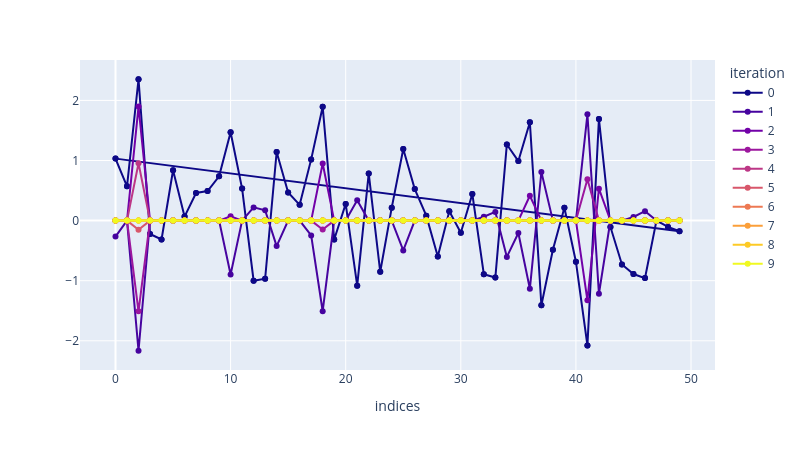

Write notebook code for a chart like this one.
### Code cell
# résultat    
if N == 1:
    xn = xn.flatten()
    data = pandas.DataFrame({'x':xn, 'y':np.abs(xn), 'iter':np.arange(Niter+1)})
    
    fig = px.scatter(data, x='x', y='y',  
                color='iter',       
                labels={'x':'xn[it]','y':'|xn[it]|'},
                # size='iter',
                )
    
    t = np.linspace(-(np.abs(xn[0])+.5),np.abs(xn[0])+.5,20)
    fig.add_traces(px.line(x=t, y=np.abs(t), color_discrete_sequence=['black'] ).data)

    fig.update_layout(coloraxis_colorbar=dict(
        title=dict(text="Numéro d'itération")))
    t = np.linspace(-4, 4, 400)
    f_t = t**2 + lam*np.abs(t)

    fig = px.line(x=t, y=f_t, labels={'x':'x','y':'f(x)'})
    fig.add_scatter(x=xn, y=xn**2 + lam*np.abs(xn),
                    mode="markers+lines",
                    name="Itérations")


else: 
    data = pandas.DataFrame({'x':np.arange(N), 'y':xn[0], 'iteration':'0'})
    for it in range(0,Niter,Niter//10):
        plt_xn = pandas.DataFrame({'x':np.arange(N), 'y':xn[it], 'iteration':str(it)})
        data   = pandas.concat([data,plt_xn]) 

    myscale = px.colors.sample_colorscale(
        colorscale=px.colors.sequential.Plasma,
        samplepoints=len(data['iteration'].unique()),
        low=0.0, high=1.0,
        colortype="rgb",
    )

    fig = px.line(data,
                x='x',
                y='y', 
                color='iteration',    #color_discrete_sequence=['black','orange', 'orangered'],
                color_discrete_sequence=myscale,           
                labels={'x':'indices','y':''},
                # title='Signaux', 
                markers=True,
                width=800, height=450)


fig.show()

### Figure 1 — Plotly figure (JSON) as saved in the notebook; plotly's stock layout.template omitted (floating-point values rounded to 4 significant figures)
{"data": [{"hovertemplate": "iteration=0<br>indices=%{x}<br>=%{y}<extra></extra>", "legendgroup": "0", "line": {"color": "rgb(13, 8, 135)", "dash": "solid"}, "marker": {"symbol": "circle"}, "mode": "lines+markers", "name": "0", "orientation": "v", "showlegend": true, "type": "scatter", "x": [0, 1, 2, 3, 4, 5, 6, 7, 8, 9, 10, 11, 12, 13, 14, 15, 16, 17, 18, 19, 20, 21, 22, 23, 24, 25, 26, 27, 28, 29, 30, 31, 32, 33, 34, 35, 36, 37, 38, 39, 40, 41, 42, 43, 44, 45, 46, 47, 48, 49, 0, 1, 2, 3, 4, 5, 6, 7, 8, 9, 10, 11, 12, 13, 14, 15, 16, 17, 18, 19, 20, 21, 22, 23, 24, 25, 26, 27, 28, 29, 30, 31, 32, 33, 34, 35, 36, 37, 38, 39, 40, 41, 42, 43, 44, 45, 46, 47, 48, 49], "xaxis": "x", "y": [1.032, 0.5707, 2.352, -0.2223, -0.3129, 0.8384, 0.06685, 0.46, 0.4909, 0.7363, 1.471, 0.533, -1.0, -0.9673, 1.142, 0.4691, 0.262, 1.019, 1.895, -0.3133, 0.2785, -1.082, 0.7843, -0.8518, 0.2154, 1.192, 0.5249, 0.08202, -0.5964, 0.1558, -0.2023, 0.4441, -0.8926, -0.9481, 1.267, 0.9904, 1.636, -1.409, -0.4855, 0.2135, -0.6834, -2.077, 1.693, -0.105, -0.7291, -0.8893, -0.9565, -0.0004175, -0.1055, -0.1781, 1.032, 0.5707, 2.352, -0.2223, -0.3129, 0.8384, 0.06685, 0.46, 0.4909, 0.7363, 1.471, 0.533, -1.0, -0.9673, 1.142, 0.4691, 0.262, 1.019, 1.895, -0.3133, 0.2785, -1.082, 0.7843, -0.8518, 0.2154, 1.192, 0.5249, 0.08202, -0.5964, 0.1558, -0.2023, 0.4441, -0.8926, -0.9481, 1.267, 0.9904, 1.636, -1.409, -0.4855, 0.2135, -0.6834, -2.077, 1.693, -0.105, -0.7291, -0.8893, -0.9565, -0.0004175, -0.1055, -0.1781], "yaxis": "y"}, {"hovertemplate": "iteration=1<br>indices=%{x}<br>=%{y}<extra></extra>", "legendgroup": "1", "line": {"color": "rgb(70, 3, 159)", "dash": "solid"}, "marker": {"symbol": "circle"}, "mode": "lines+markers", "name": "1", "orientation": "v", "showlegend": true, "type": "scatter", "x": [0, 1, 2, 3, 4, 5, 6, 7, 8, 9, 10, 11, 12, 13, 14, 15, 16, 17, 18, 19, 20, 21, 22, 23, 24, 25, 26, 27, 28, 29, 30, 31, 32, 33, 34, 35, 36, 37, 38, 39, 40, 41, 42, 43, 44, 45, 46, 47, 48, 49], "xaxis": "x", "y": [-0.2654, -0.0, -2.166, 0.0, 0.0, -0.0, -0.0, -0.0, -0.0, -0.0, -0.8968, -0.0, 0.2201, 0.1725, -0.424, -0.0, -0.0, -0.2464, -1.508, 0.0, -0.0, 0.3379, -0.0, 0.006242, -0.0, -0.4953, -0.0, -0.0, 0.0, -0.0, 0.0, -0.0, 0.06497, 0.1448, -0.6041, -0.2058, -1.135, 0.8087, 0.0, -0.0, 0.0, 1.769, -1.217, 0.0, 0.0, 0.06025, 0.157, 0.0, 0.0, 0.0], "yaxis": "y"}, {"hovertemplate": "iteration=2<br>indices=%{x}<br>=%{y}<extra></extra>", "legendgroup": "2", "line": {"color": "rgb(114, 1, 168)", "dash": "solid"}, "marker": {"symbol": "circle"}, "mode": "lines+markers", "name": "2", "orientation": "v", "showlegend": true, "type": "scatter", "x": [0, 1, 2, 3, 4, 5, 6, 7, 8, 9, 10, 11, 12, 13, 14, 15, 16, 17, 18, 19, 20, 21, 22, 23, 24, 25, 26, 27, 28, 29, 30, 31, 32, 33, 34, 35, 36, 37, 38, 39, 40, 41, 42, 43, 44, 45, 46, 47, 48, 49], "xaxis": "x", "y": [0.0, 0.0, 1.897, 0.0, 0.0, 0.0, 0.0, 0.0, 0.0, 0.0, 0.07108, 0.0, -0.0, -0.0, 0.0, 0.0, 0.0, 0.0, 0.9508, 0.0, 0.0, -0.0, 0.0, -0.0, 0.0, 0.0, 0.0, 0.0, 0.0, 0.0, 0.0, 0.0, -0.0, -0.0, 0.0, 0.0, 0.4137, -0.0, 0.0, 0.0, 0.0, -1.326, 0.5311, 0.0, 0.0, -0.0, -0.0, 0.0, 0.0, 0.0], "yaxis": "y"}, {"hovertemplate": "iteration=3<br>indices=%{x}<br>=%{y}<extra></extra>", "legendgroup": "3", "line": {"color": "rgb(156, 23, 158)", "dash": "solid"}, "marker": {"symbol": "circle"}, "mode": "lines+markers", "name": "3", "orientation": "v", "showlegend": true, "type": "scatter", "x": [0, 1, 2, 3, 4, 5, 6, 7, 8, 9, 10, 11, 12, 13, 14, 15, 16, 17, 18, 19, 20, 21, 22, 23, 24, 25, 26, 27, 28, 29, 30, 31, 32, 33, 34, 35, 36, 37, 38, 39, 40, 41, 42, 43, 44, 45, 46, 47, 48, 49], "xaxis": "x", "y": [0.0, 0.0, -1.51, 0.0, 0.0, 0.0, 0.0, 0.0, 0.0, 0.0, -0.0, 0.0, 0.0, 0.0, 0.0, 0.0, 0.0, 0.0, -0.1487, 0.0, 0.0, 0.0, 0.0, 0.0, 0.0, 0.0, 0.0, 0.0, 0.0, 0.0, 0.0, 0.0, 0.0, 0.0, 0.0, 0.0, -0.0, 0.0, 0.0, 0.0, 0.0, 0.6885, -0.0, 0.0, 0.0, 0.0, 0.0, 0.0, 0.0, 0.0], "yaxis": "y"}, {"hovertemplate": "iteration=4<br>indices=%{x}<br>=%{y}<extra></extra>", "legendgroup": "4", "line": {"color": "rgb(189, 55, 134)", "dash": "solid"}, "marker": {"symbol": "circle"}, "mode": "lines+markers", "name": "4", "orientation": "v", "showlegend": true, "type": "scatter", "x": [0, 1, 2, 3, 4, 5, 6, 7, 8, 9, 10, 11, 12, 13, 14, 15, 16, 17, 18, 19, 20, 21, 22, 23, 24, 25, 26, 27, 28, 29, 30, 31, 32, 33, 34, 35, 36, 37, 38, 39, 40, 41, 42, 43, 44, 45, 46, 47, 48, 49], "xaxis": "x", "y": [0.0, 0.0, 0.9539, 0.0, 0.0, 0.0, 0.0, 0.0, 0.0, 0.0, 0.0, 0.0, 0.0, 0.0, 0.0, 0.0, 0.0, 0.0, 0.0, 0.0, 0.0, 0.0, 0.0, 0.0, 0.0, 0.0, 0.0, 0.0, 0.0, 0.0, 0.0, 0.0, 0.0, 0.0, 0.0, 0.0, 0.0, 0.0, 0.0, 0.0, 0.0, -0.0, 0.0, 0.0, 0.0, 0.0, 0.0, 0.0, 0.0, 0.0], "yaxis": "y"}, {"hovertemplate": "iteration=5<br>indices=%{x}<br>=%{y}<extra></extra>", "legendgroup": "5", "line": {"color": "rgb(216, 87, 107)", "dash": "solid"}, "marker": {"symbol": "circle"}, "mode": "lines+markers", "name": "5", "orientation": "v", "showlegend": true, "type": "scatter", "x": [0, 1, 2, 3, 4, 5, 6, 7, 8, 9, 10, 11, 12, 13, 14, 15, 16, 17, 18, 19, 20, 21, 22, 23, 24, 25, 26, 27, 28, 29, 30, 31, 32, 33, 34, 35, 36, 37, 38, 39, 40, 41, 42, 43, 44, 45, 46, 47, 48, 49], "xaxis": "x", "y": [0.0, 0.0, -0.1531, 0.0, 0.0, 0.0, 0.0, 0.0, 0.0, 0.0, 0.0, 0.0, 0.0, 0.0, 0.0, 0.0, 0.0, 0.0, 0.0, 0.0, 0.0, 0.0, 0.0, 0.0, 0.0, 0.0, 0.0, 0.0, 0.0, 0.0, 0.0, 0.0, 0.0, 0.0, 0.0, 0.0, 0.0, 0.0, 0.0, 0.0, 0.0, 0.0, 0.0, 0.0, 0.0, 0.0, 0.0, 0.0, 0.0, 0.0], "yaxis": "y"}, {"hovertemplate": "iteration=6<br>indices=%{x}<br>=%{y}<extra></extra>", "legendgroup": "6", "line": {"color": "rgb(237, 121, 83)", "dash": "solid"}, "marker": {"symbol": "circle"}, "mode": "lines+markers", "name": "6", "orientation": "v", "showlegend": true, "type": "scatter", "x": [0, 1, 2, 3, 4, 5, 6, 7, 8, 9, 10, 11, 12, 13, 14, 15, 16, 17, 18, 19, 20, 21, 22, 23, 24, 25, 26, 27, 28, 29, 30, 31, 32, 33, 34, 35, 36, 37, 38, 39, 40, 41, 42, 43, 44, 45, 46, 47, 48, 49], "xaxis": "x", "y": [0.0, 0.0, 0.0, 0.0, 0.0, 0.0, 0.0, 0.0, 0.0, 0.0, 0.0, 0.0, 0.0, 0.0, 0.0, 0.0, 0.0, 0.0, 0.0, 0.0, 0.0, 0.0, 0.0, 0.0, 0.0, 0.0, 0.0, 0.0, 0.0, 0.0, 0.0, 0.0, 0.0, 0.0, 0.0, 0.0, 0.0, 0.0, 0.0, 0.0, 0.0, 0.0, 0.0, 0.0, 0.0, 0.0, 0.0, 0.0, 0.0, 0.0], "yaxis": "y"}, {"hovertemplate": "iteration=7<br>indices=%{x}<br>=%{y}<extra></extra>", "legendgroup": "7", "line": {"color": "rgb(251, 159, 58)", "dash": "solid"}, "marker": {"symbol": "circle"}, "mode": "lines+markers", "name": "7", "orientation": "v", "showlegend": true, "type": "scatter", "x": [0, 1, 2, 3, 4, 5, 6, 7, 8, 9, 10, 11, 12, 13, 14, 15, 16, 17, 18, 19, 20, 21, 22, 23, 24, 25, 26, 27, 28, 29, 30, 31, 32, 33, 34, 35, 36, 37, 38, 39, 40, 41, 42, 43, 44, 45, 46, 47, 48, 49], "xaxis": "x", "y": [0.0, 0.0, 0.0, 0.0, 0.0, 0.0, 0.0, 0.0, 0.0, 0.0, 0.0, 0.0, 0.0, 0.0, 0.0, 0.0, 0.0, 0.0, 0.0, 0.0, 0.0, 0.0, 0.0, 0.0, 0.0, 0.0, 0.0, 0.0, 0.0, 0.0, 0.0, 0.0, 0.0, 0.0, 0.0, 0.0, 0.0, 0.0, 0.0, 0.0, 0.0, 0.0, 0.0, 0.0, 0.0, 0.0, 0.0, 0.0, 0.0, 0.0], "yaxis": "y"}, {"hovertemplate": "iteration=8<br>indices=%{x}<br>=%{y}<extra></extra>", "legendgroup": "8", "line": {"color": "rgb(253, 202, 38)", "dash": "solid"}, "marker": {"symbol": "circle"}, "mode": "lines+markers", "name": "8", "orientation": "v", "showlegend": true, "type": "scatter", "x": [0, 1, 2, 3, 4, 5, 6, 7, 8, 9, 10, 11, 12, 13, 14, 15, 16, 17, 18, 19, 20, 21, 22, 23, 24, 25, 26, 27, 28, 29, 30, 31, 32, 33, 34, 35, 36, 37, 38, 39, 40, 41, 42, 43, 44, 45, 46, 47, 48, 49], "xaxis": "x", "y": [0.0, 0.0, 0.0, 0.0, 0.0, 0.0, 0.0, 0.0, 0.0, 0.0, 0.0, 0.0, 0.0, 0.0, 0.0, 0.0, 0.0, 0.0, 0.0, 0.0, 0.0, 0.0, 0.0, 0.0, 0.0, 0.0, 0.0, 0.0, 0.0, 0.0, 0.0, 0.0, 0.0, 0.0, 0.0, 0.0, 0.0, 0.0, 0.0, 0.0, 0.0, 0.0, 0.0, 0.0, 0.0, 0.0, 0.0, 0.0, 0.0, 0.0], "yaxis": "y"}, {"hovertemplate": "iteration=9<br>indices=%{x}<br>=%{y}<extra></extra>", "legendgroup": "9", "line": {"color": "rgb(240, 249, 33)", "dash": "solid"}, "marker": {"symbol": "circle"}, "mode": "lines+markers", "name": "9", "orientation": "v", "showlegend": true, "type": "scatter", "x": [0, 1, 2, 3, 4, 5, 6, 7, 8, 9, 10, 11, 12, 13, 14, 15, 16, 17, 18, 19, 20, 21, 22, 23, 24, 25, 26, 27, 28, 29, 30, 31, 32, 33, 34, 35, 36, 37, 38, 39, 40, 41, 42, 43, 44, 45, 46, 47, 48, 49], "xaxis": "x", "y": [0.0, 0.0, 0.0, 0.0, 0.0, 0.0, 0.0, 0.0, 0.0, 0.0, 0.0, 0.0, 0.0, 0.0, 0.0, 0.0, 0.0, 0.0, 0.0, 0.0, 0.0, 0.0, 0.0, 0.0, 0.0, 0.0, 0.0, 0.0, 0.0, 0.0, 0.0, 0.0, 0.0, 0.0, 0.0, 0.0, 0.0, 0.0, 0.0, 0.0, 0.0, 0.0, 0.0, 0.0, 0.0, 0.0, 0.0, 0.0, 0.0, 0.0], "yaxis": "y"}], "layout": {"height": 450, "legend": {"title": {"text": "iteration"}, "tracegroupgap": 0}, "margin": {"t": 60}, "width": 800, "xaxis": {"anchor": "y", "domain": [0, 1], "title": {"text": "indices"}}, "yaxis": {"anchor": "x", "domain": [0, 1], "title": {"text": ""}}}}
